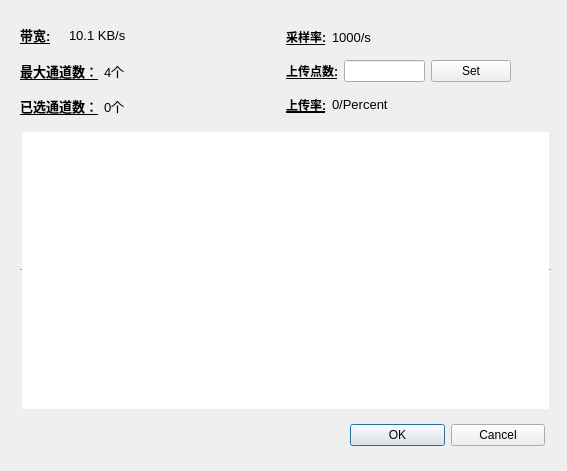
<?xml version="1.0" encoding="UTF-8"?>
<ui version="4.0">
 <class>ChanelPickDialog</class>
 <widget class="QDialog" name="ChanelPickDialog">
  <property name="geometry">
   <rect>
    <x>0</x>
    <y>0</y>
    <width>567</width>
    <height>471</height>
   </rect>
  </property>
  <property name="windowTitle">
   <string>通道设置</string>
  </property>
  <widget class="QTableWidget" name="tableWidget">
   <property name="geometry">
    <rect>
     <x>20</x>
     <y>130</y>
     <width>531</width>
     <height>281</height>
    </rect>
   </property>
   <property name="sizePolicy">
    <sizepolicy hsizetype="Expanding" vsizetype="Expanding">
     <horstretch>0</horstretch>
     <verstretch>1</verstretch>
    </sizepolicy>
   </property>
   <property name="frameShape">
    <enum>QFrame::HLine</enum>
   </property>
   <property name="alternatingRowColors">
    <bool>true</bool>
   </property>
   <attribute name="verticalHeaderVisible">
    <bool>false</bool>
   </attribute>
  </widget>
  <widget class="QWidget" name="layoutWidget_3">
   <property name="geometry">
    <rect>
     <x>350</x>
     <y>420</y>
     <width>195</width>
     <height>30</height>
    </rect>
   </property>
   <layout class="QHBoxLayout" name="horizontalLayout_7">
    <item>
     <widget class="QPushButton" name="okButton">
      <property name="text">
       <string>OK</string>
      </property>
     </widget>
    </item>
    <item>
     <widget class="QPushButton" name="cancelButton">
      <property name="text">
       <string>Cancel</string>
      </property>
     </widget>
    </item>
   </layout>
  </widget>
  <widget class="QWidget" name="layoutWidget">
   <property name="geometry">
    <rect>
     <x>20</x>
     <y>20</y>
     <width>531</width>
     <height>101</height>
    </rect>
   </property>
   <layout class="QHBoxLayout" name="horizontalLayout_9">
    <item>
     <layout class="QVBoxLayout" name="verticalLayout_2">
      <item>
       <layout class="QHBoxLayout" name="horizontalLayout">
        <item>
         <widget class="QLabel" name="bwLabel">
          <property name="font">
           <font>
            <pointsize>10</pointsize>
            <weight>75</weight>
            <bold>true</bold>
            <underline>true</underline>
           </font>
          </property>
          <property name="autoFillBackground">
           <bool>false</bool>
          </property>
          <property name="text">
           <string>带宽:</string>
          </property>
         </widget>
        </item>
        <item>
         <widget class="QLabel" name="bandwidthLabel">
          <property name="font">
           <font>
            <pointsize>10</pointsize>
            <weight>50</weight>
            <bold>false</bold>
           </font>
          </property>
          <property name="text">
           <string>10.1 KB/s</string>
          </property>
         </widget>
        </item>
       </layout>
      </item>
      <item>
       <layout class="QHBoxLayout" name="horizontalLayout_2">
        <item>
         <widget class="QLabel" name="chLabel">
          <property name="font">
           <font>
            <pointsize>10</pointsize>
            <weight>75</weight>
            <bold>true</bold>
            <underline>true</underline>
           </font>
          </property>
          <property name="autoFillBackground">
           <bool>false</bool>
          </property>
          <property name="text">
           <string>最大通道数：</string>
          </property>
         </widget>
        </item>
        <item>
         <widget class="QLabel" name="maxChannelLabel">
          <property name="font">
           <font>
            <pointsize>10</pointsize>
            <weight>50</weight>
            <bold>false</bold>
           </font>
          </property>
          <property name="text">
           <string>4个</string>
          </property>
         </widget>
        </item>
       </layout>
      </item>
      <item>
       <layout class="QHBoxLayout" name="horizontalLayout_6">
        <item>
         <widget class="QLabel" name="chLabel_2">
          <property name="font">
           <font>
            <pointsize>10</pointsize>
            <weight>75</weight>
            <bold>true</bold>
            <underline>true</underline>
           </font>
          </property>
          <property name="autoFillBackground">
           <bool>false</bool>
          </property>
          <property name="text">
           <string>已选通道数：</string>
          </property>
         </widget>
        </item>
        <item>
         <widget class="QLabel" name="pickedChannelLabel">
          <property name="font">
           <font>
            <pointsize>10</pointsize>
            <weight>50</weight>
            <bold>false</bold>
           </font>
          </property>
          <property name="text">
           <string>0个</string>
          </property>
         </widget>
        </item>
       </layout>
      </item>
     </layout>
    </item>
    <item>
     <spacer name="horizontalSpacer">
      <property name="orientation">
       <enum>Qt::Horizontal</enum>
      </property>
      <property name="sizeHint" stdset="0">
       <size>
        <width>40</width>
        <height>20</height>
       </size>
      </property>
     </spacer>
    </item>
    <item>
     <layout class="QVBoxLayout" name="verticalLayout">
      <item>
       <layout class="QHBoxLayout" name="horizontalLayout_3">
        <item>
         <widget class="QLabel" name="srLabel">
          <property name="font">
           <font>
            <weight>75</weight>
            <bold>true</bold>
            <underline>true</underline>
           </font>
          </property>
          <property name="text">
           <string>采样率:</string>
          </property>
         </widget>
        </item>
        <item>
         <widget class="QLabel" name="samplerateLabel">
          <property name="font">
           <font>
            <pointsize>10</pointsize>
            <weight>50</weight>
            <bold>false</bold>
           </font>
          </property>
          <property name="text">
           <string>1000/s</string>
          </property>
         </widget>
        </item>
        <item>
         <spacer name="horizontalSpacer_2">
          <property name="orientation">
           <enum>Qt::Horizontal</enum>
          </property>
          <property name="sizeHint" stdset="0">
           <size>
            <width>40</width>
            <height>20</height>
           </size>
          </property>
         </spacer>
        </item>
       </layout>
      </item>
      <item>
       <layout class="QHBoxLayout" name="horizontalLayout_5">
        <item>
         <widget class="QLabel" name="uploadLabel">
          <property name="enabled">
           <bool>true</bool>
          </property>
          <property name="font">
           <font>
            <weight>75</weight>
            <bold>true</bold>
            <underline>true</underline>
           </font>
          </property>
          <property name="text">
           <string>上传点数:</string>
          </property>
         </widget>
        </item>
        <item>
         <widget class="QLineEdit" name="lineEdit">
          <property name="sizePolicy">
           <sizepolicy hsizetype="Fixed" vsizetype="Fixed">
            <horstretch>0</horstretch>
            <verstretch>0</verstretch>
           </sizepolicy>
          </property>
          <property name="maximumSize">
           <size>
            <width>81</width>
            <height>16777215</height>
           </size>
          </property>
         </widget>
        </item>
        <item>
         <widget class="QPushButton" name="setButton">
          <property name="text">
           <string>Set</string>
          </property>
         </widget>
        </item>
        <item>
         <spacer name="horizontalSpacer_4">
          <property name="orientation">
           <enum>Qt::Horizontal</enum>
          </property>
          <property name="sizeHint" stdset="0">
           <size>
            <width>40</width>
            <height>20</height>
           </size>
          </property>
         </spacer>
        </item>
       </layout>
      </item>
      <item>
       <layout class="QHBoxLayout" name="horizontalLayout_8">
        <item>
         <widget class="QLabel" name="uploadLabel_2">
          <property name="font">
           <font>
            <weight>75</weight>
            <bold>true</bold>
            <underline>true</underline>
           </font>
          </property>
          <property name="text">
           <string>上传率:</string>
          </property>
         </widget>
        </item>
        <item>
         <widget class="QLabel" name="uploadSpeedLabel">
          <property name="font">
           <font>
            <pointsize>10</pointsize>
            <weight>50</weight>
            <bold>false</bold>
           </font>
          </property>
          <property name="text">
           <string>0/Percent</string>
          </property>
         </widget>
        </item>
        <item>
         <spacer name="horizontalSpacer_3">
          <property name="orientation">
           <enum>Qt::Horizontal</enum>
          </property>
          <property name="sizeHint" stdset="0">
           <size>
            <width>40</width>
            <height>20</height>
           </size>
          </property>
         </spacer>
        </item>
       </layout>
      </item>
     </layout>
    </item>
   </layout>
  </widget>
 </widget>
 <resources/>
 <connections/>
</ui>
